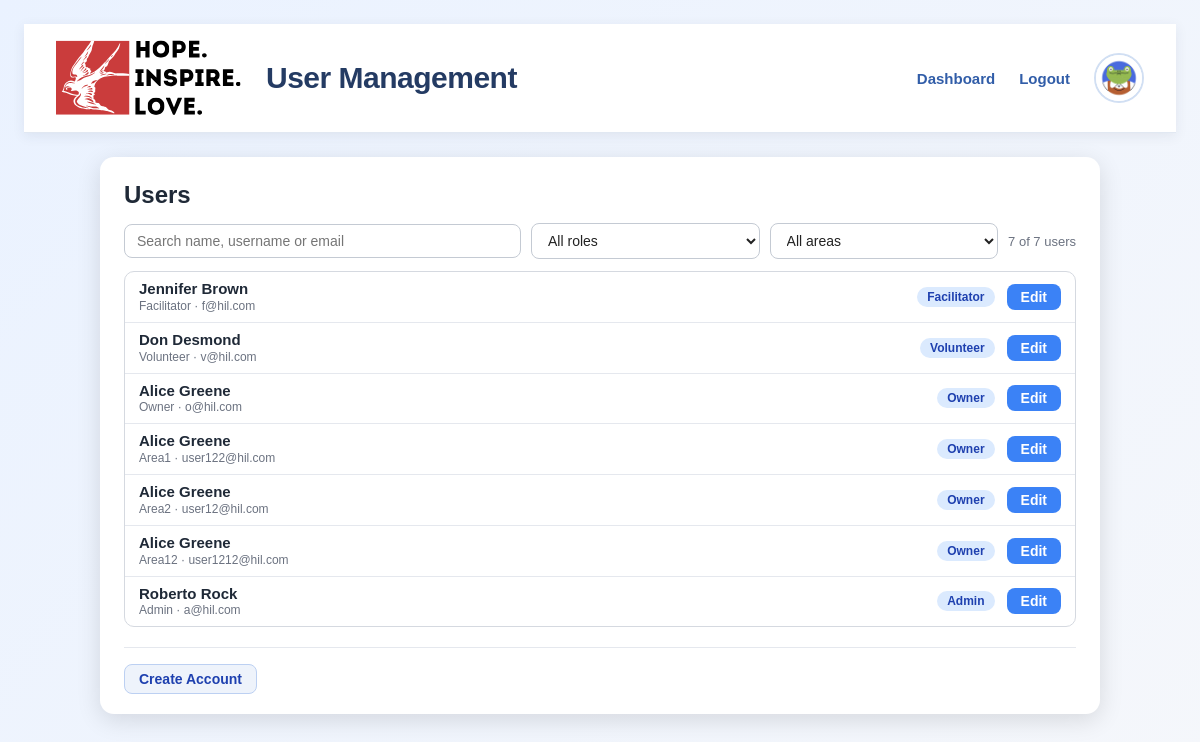
The page /UserManagement.php (signed in) on the database its author committed.
### tables this page shows
CREATE TABLE IF NOT EXISTS Users (
    User_ID INT AUTO_INCREMENT PRIMARY KEY,
    Role_ID INT NOT NULL,
    First_Name VARCHAR(50) NOT NULL,
    Last_Name VARCHAR(50) NOT NULL,
    Username VARCHAR(20) NOT NULL UNIQUE,
    Email VARCHAR(255) NOT NULL UNIQUE,
    Phone_Number VARCHAR(20) NOT NULL,
    Creation_Date DATETIME NOT NULL DEFAULT CURRENT_TIMESTAMP,
    Password_Hash VARCHAR(255) NOT NULL,
    Photo VARCHAR(500),

     
    FOREIGN KEY (Role_ID) REFERENCES Roles(Role_ID)
);

CREATE TABLE IF NOT EXISTS Roles (
    Role_ID INT AUTO_INCREMENT PRIMARY KEY,
    Role_Name VARCHAR(50) NOT NULL,
    Role_Description TEXT
);

### UserManagement.php (the view, shortened to what this page needs)
<?php
require_once "helpers/config.php";
$myId = (int) $_SESSION['user_id'];
$stmt = $conn->prepare('SELECT r.Role_Name FROM Users u JOIN Roles r ON r.Role_ID = u.Role_ID WHERE u.User_ID = ?');
$stmt->bind_param("i", $myId);
$stmt->execute();
$row = $stmt->get_result()->fetch_assoc();
$myRole = $row['Role_Name'] ?? null;
$isOwner = ($myRole === 'Owner');
if($isOwner) {
   $users = $conn->query('SELECT u.User_ID, u.First_Name, u.Last_Name, u.Username, u.Email, u.Phone_Number, u.Role_ID, r.Role_Name FROM Users u
    JOIN Roles r on r.Role_ID = u.Role_ID ORDER BY u.Last_Name')->fetch_all(MYSQLI_ASSOC);
}
$userAreas = [];
$res = $conn->query('SELECT User_ID, Area_ID FROM User_to_Area');
foreach ($res->fetch_all(MYSQLI_ASSOC) as $areaRow) {
    $userAreas[(int) $areaRow['User_ID']][] = (int) $areaRow['Area_ID'];
}
function h($s) { return htmlspecialchars((string)$s, ENT_QUOTES, 'UTF-8'); }
?>
<!DOCTYPE html>
<html>
<head>
    <link rel="stylesheet" href="styles/main.css">
    <link rel="stylesheet" href="styles/usermanagement.css">
</head>
<body>
    <?php include("helpers/header.php"); ?>
    <div class="page-container">
        <div class="card user-management">
            <h2>Users</h2>
            <div class="filters">
                <input type="search" id="filterText" placeholder="Search name, username or email">
                <select id="filterRole">
                    <option value="">All roles</option>
                </select>
                <select id="filterArea">
                    <option value="">All areas</option>
                </select>
                <span id="filterCount"></span>
            </div>
            <div class="user-list">
                <?php foreach($users as $user): ?>
                    <?php
                        $uid = (int) $user['User_ID'];
                        $canManageRow = $isOwner
                            || ($uid !== $myId && in_array($user['Role_Name'], Employee_Roles, true));
                    ?>
                    <div class="user-row"
                         data-name="<?= h(strtolower($user['First_Name'] . ' ' . $user['Last_Name'])) ?>"
                         data-username="<?= h(strtolower($user['Username'])) ?>"
                         data-email="<?= h(strtolower($user['Email'])) ?>"
                         data-role="<?= (int) $user['Role_ID'] ?>"
                         data-areas="<?= h(implode(',', $userAreas[$uid] ?? [])) ?>">
                        <span class="name">
                            <?= h($user['First_Name'] . ' ' . $user['Last_Name']) ?>
                            <small><?= h($user['Username']) ?> · <?= h($user['Email']) ?></small>
                        </span>
                        <span><?= h($user['Role_Name']) ?></span>
                        <?php if ($canManageRow): ?>
                            <button type="button" class="btn-edit" data-open="edit-<?= $uid ?>">Edit</button>
                        <?php endif; ?>
                    </div>
                <?php endforeach; ?>
            </div>
            <details>
                <summary>Create Account</summary>
            </details>
        </div>
    </div>
</body>
</html>

### styles/main.css (style rules this page uses)
body { min-height: 100vh; margin: 0; padding: 24px; box-sizing: border-box; background: linear-gradient(135deg, #eaf2ff, #f5f7fb); font-family: Arial, Helvetica, sans-serif; color: #243047; }

### styles/usermanagement.css (style rules this page uses)
.card.user-management { max-width: 1000px; margin: 24px auto 40px; padding: 24px 24px 20px; background: #fff; color: #222; border-radius: 14px; box-shadow: 0 6px 24px rgba(0, 0, 0, 0.12); box-sizing: border-box; }
.user-management h2 { margin: 0 0 14px; font-size: 24px; color: #1f2937; }
.user-management .filters { display: flex; flex-wrap: wrap; align-items: center; gap: 10px; margin-bottom: 12px; }
.user-management .filters input[type="search"] { flex: 2 1 220px; }
.user-management .filters select { flex: 1 1 140px; }
.user-management #filterCount { margin-left: auto; font-size: 13px; color: #6b7280; }
.user-management .user-list { max-height: 600px; overflow-y: auto; border: 1px solid #d5d9e0; border-radius: 10px; background: #fff; }
.user-management .user-row { display: flex; align-items: center; gap: 12px; padding: 8px 14px; border-bottom: 1px solid #e5e8ee; transition: background 0.15s; }
.user-management .user-row:last-child { border-bottom: none; }
.user-management .user-row .name { flex: 1 1 auto; min-width: 0; font-weight: 600; font-size: 15px; color: #1f2937; line-height: 1.25; }
.user-management .user-row .name small { display: block; font-weight: normal; font-size: 12px; color: #6b7280; overflow: hidden; text-overflow: ellipsis; white-space: nowrap; }
.user-management .user-row > span:not(.name) { flex: 0 0 auto; padding: 3px 10px; font-size: 12px; font-weight: 600; color: #1e40af; background: #dbeafe; border-radius: 999px; }
.user-management input[type="text"], .user-management input[type="email"], .user-management input[type="tel"], .user-management input[type="password"], .user-management input[type="search"], .user-management select { padding: 8px 12px; font-size: 14px; color: #222; background: #fff; border: 1px solid #c4cad3; border-radius: 8px; box-sizing: border-box; transition: border-color 0.15s, box-shadow 0.15s; }
.user-management select { cursor: pointer; }
.user-management button { padding: 7px 16px; font-size: 14px; font-weight: 600; color: #fff; background: #3b82f6; border: none; border-radius: 8px; cursor: pointer; transition: background 0.15s, transform 0.1s; }
.user-management .user-row .btn-edit { flex: 0 0 auto; padding: 5px 14px; }
.user-management > details { margin-top: 20px; padding-top: 16px; border-top: 1px solid #e5e8ee; }
.user-management > details summary { display: inline-block; padding: 6px 14px; font-size: 14px; font-weight: 600; color: #1e40af; background: #eef3fb; border: 1px solid #bcd0f2; border-radius: 8px; cursor: pointer; list-style: none; }

### rows shown on the page
users: First_Name+Last_Name "Jennifer Brown", Username "Facilitator", Email "f@hil.com", Role_ID.Role_Name "Facilitator"
users: First_Name+Last_Name "Don Desmond", Username "Volunteer", Email "v@hil.com", Role_ID.Role_Name "Volunteer"
users: First_Name+Last_Name "Alice Greene", Username "Owner", Email "o@hil.com", Role_ID.Role_Name "Owner"
users: First_Name+Last_Name "Alice Greene", Username "Area1", Email "user122@hil.com", Role_ID.Role_Name "Owner"
users: First_Name+Last_Name "Alice Greene", Username "Area2", Email "user12@hil.com", Role_ID.Role_Name "Owner"
users: First_Name+Last_Name "Alice Greene", Username "Area12", Email "user1212@hil.com", Role_ID.Role_Name "Owner"
users: First_Name+Last_Name "Roberto Rock", Username "Admin", Email "a@hil.com", Role_ID.Role_Name "Admin"

### other values the page prints
$title "User Management"
